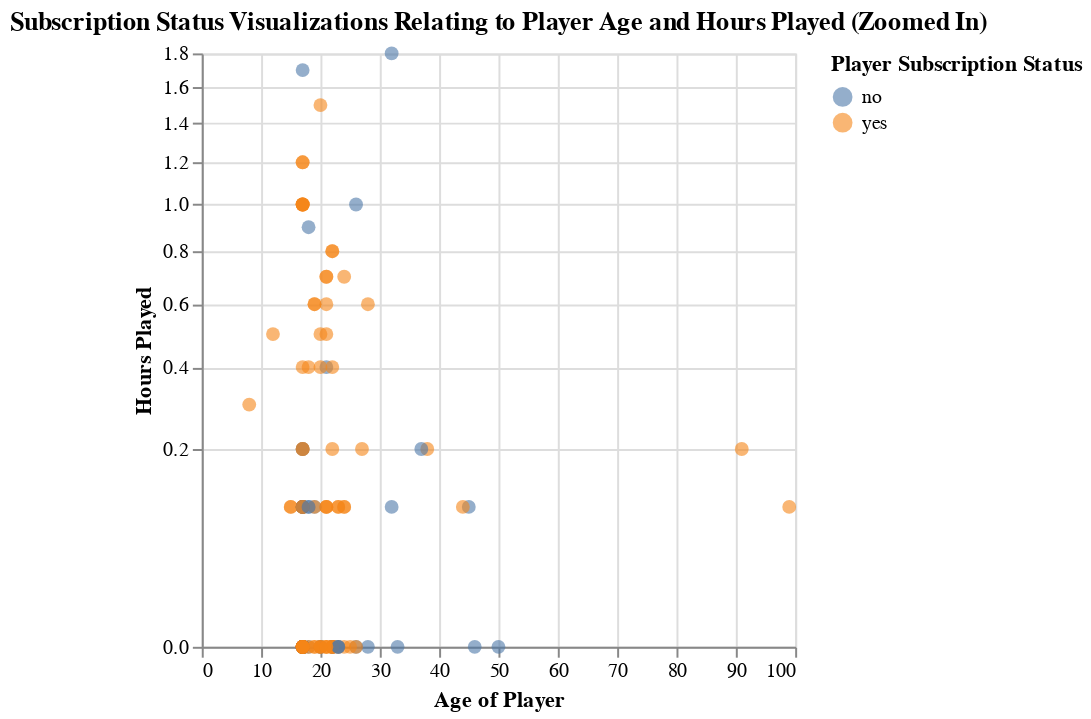
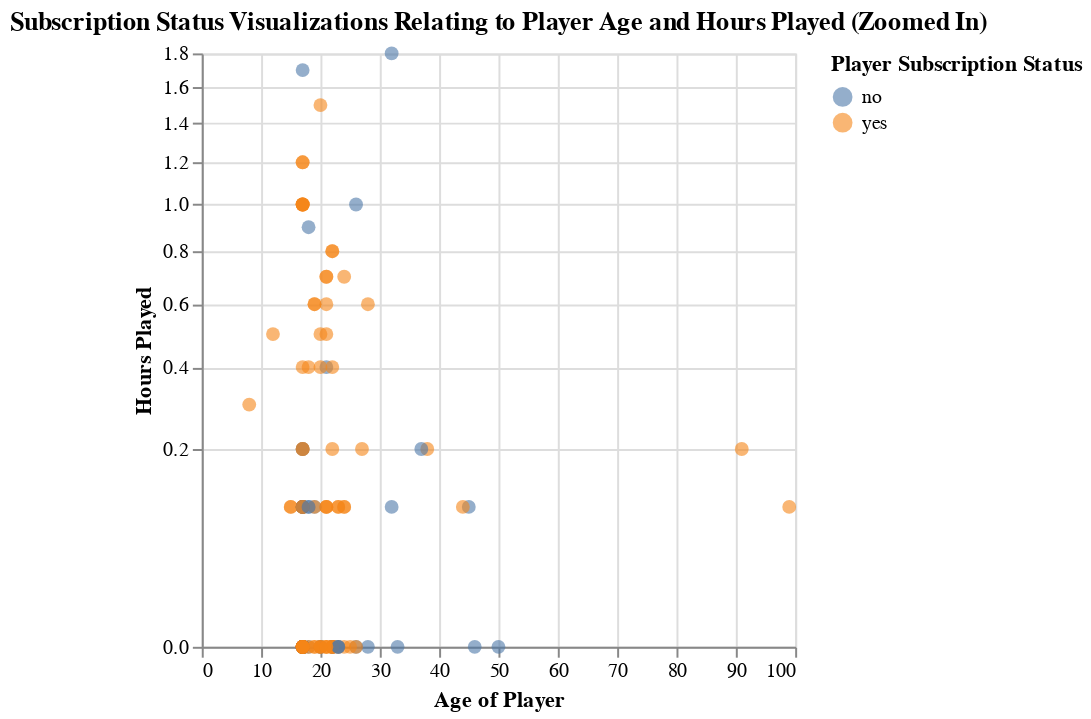

Write notebook code for charts like these, in order.
### Markdown cell above
**Figure 1. Relationship Between Player Age, Hours Played, and Subscription Status**

The scatter plot displays how players' overall ages and total playtime relate to whether they subscribed to the game’s newsletter. Each point represents a player, color-coded by subscription status (“yes” or “no”). The vertical spread shows total playtime ranging from very low play hours to extreme outliers above 200 hours.

#### Insights
- Subscribed players tend to cluster between ages 18–30 and show higher variance in playtime.
- Most non-subscribers report playtime close to zero.
- A few extreme outliers appear (e.g., playtime above 200 hours), but they do not distort the general trend: higher playtime is associated with subscribing.
- Overlap between the two classes suggests that subscription cannot be predicted using simple linear boundaries, supporting the use of a flexible classifier such as KNN.

### Code cell
# create a zoomed in, with domain of 0-2 for hours played, scatter plot of hours played versus age, label the points be subscription class
players_zoomed = players_train[players_train["played_hours"] <=2]
players_visualization_training_zoomed = (
    alt.Chart(players_zoomed).mark_circle(opacity=0.6, size=49)
    .encode(
        x=alt.X("age:Q").title("Age of Player"),
        y=alt.Y("played_hours").title("Hours Played").scale(zero=False, type="sqrt"),
        color=alt.Color("subscribe").title("Player Subscription Status"),
        tooltip=[
            alt.Tooltip("age:Q", title="Age"),
            alt.Tooltip("played_hours:Q", title="Hours Played"),
            alt.Tooltip("subscribe:N", title="Subscribed?")
        ]
    ).properties(title="Subscription Status Visualizations Relating to Player Age and Hours Played (Zoomed In)")
)

players_visualization_training_zoomed

### Figure 1 — Vega-Lite specification as saved in the notebook (floating-point values rounded to 4 significant figures)
{"config": {"view": {"continuousWidth": 300, "continuousHeight": 300}}, "data": {"name": "data-d289cf79acdcfb5fcfe49ff4a646c745"}, "mark": {"type": "circle", "opacity": 0.6, "size": 49}, "encoding": {"color": {"field": "subscribe", "title": "Player Subscription Status", "type": "nominal"}, "tooltip": [{"field": "age", "title": "Age", "type": "quantitative"}, {"field": "played_hours", "title": "Hours Played", "type": "quantitative"}, {"field": "subscribe", "title": "Subscribed?", "type": "nominal"}], "x": {"field": "age", "title": "Age of Player", "type": "quantitative"}, "y": {"field": "played_hours", "scale": {"zero": false, "type": "sqrt"}, "title": "Hours Played", "type": "quantitative"}}, "title": "Subscription Status Visualizations Relating to Player Age and Hours Played (Zoomed In)", "$schema": "https://vega.github.io/schema/vega-lite/v5.20.1.json", "datasets": {"data-d289cf79acdcfb5fcfe49ff4a646c745": [{"subscribe": "yes", "played_hours": 0.3, "age": 8}, {"subscribe": "yes", "played_hours": 0.1, "age": 15}, {"subscribe": "no", "played_hours": 0.0, "age": 26}, {"subscribe": "yes", "played_hours": 0.2, "age": 38}, {"subscribe": "yes", "played_hours": 0.0, "age": 22}, {"subscribe": "yes", "played_hours": 0.0, "age": 22}, {"subscribe": "yes", "played_hours": 0.2, "age": 17}, {"subscribe": "yes", "played_hours": 0.0, "age": 17}, {"subscribe": "yes", "played_hours": 0.2, "age": 27}, {"subscribe": "yes", "played_hours": 0.0, "age": 22}, {"subscribe": "yes", "played_hours": 0.1, "age": 21}, {"subscribe": "yes", "played_hours": 0.7, "age": 21}, {"subscribe": "yes", "played_hours": 0.1, "age": 21}, {"subscribe": "no", "played_hours": 0.0, "age": 22}, {"subscribe": "no", "played_hours": 0.0, "age": 17}, {"subscribe": "yes", "played_hours": 0.5, "age": 21}, {"subscribe": "yes", "played_hours": 0.0, "age": 17}, {"subscribe": "no", "played_hours": 0.1, "age": 45}, {"subscribe": "no", "played_hours": 0.4, "age": 21}, {"subscribe": "no", "played_hours": 0.0, "age": 20}, {"subscribe": "no", "played_hours": 0.1, "age": 17}, {"subscribe": "yes", "played_hours": 0.0, "age": 24}, {"subscribe": "yes", "played_hours": 0.1, "age": 17}, {"subscribe": "yes", "played_hours": 0.0, "age": 17}, {"subscribe": "yes", "played_hours": 0.0, "age": 17}, {"subscribe": "yes", "played_hours": 1.0, "age": 17}, {"subscribe": "yes", "played_hours": 0.0, "age": 17}, {"subscribe": "yes", "played_hours": 0.0, "age": 17}, {"subscribe": "no", "played_hours": 0.0, "age": 23}, {"subscribe": "yes", "played_hours": 0.0, "age": 17}, {"subscribe": "no", "played_hours": 0.0, "age": 20}, {"subscribe": "no", "played_hours": 0.0, "age": 17}, {"subscribe": "yes", "played_hours": 0.6, "age": 19}, {"subscribe": "yes", "played_hours": 0.1, "age": 99}, {"subscribe": "no", "played_hours": 0.0, "age": 17}, {"subscribe": "yes", "played_hours": 1.5, "age": 20}, {"subscribe": "yes", "played_hours": 0.1, "age": 17}, {"subscribe": "yes", "played_hours": 0.1, "age": 17}, {"subscribe": "yes", "played_hours": 0.4, "age": 17}, {"subscribe": "yes", "played_hours": 0.0, "age": 22}, {"subscribe": "no", "played_hours": 0.1, "age": 19}, {"subscribe": "yes", "played_hours": 0.1, "age": 15}, {"subscribe": "no", "played_hours": 0.2, "age": 37}, {"subscribe": "yes", "played_hours": 0.0, "age": 22}, {"subscribe": "no", "played_hours": 0.0, "age": 46}, {"subscribe": "no", "played_hours": 0.1, "age": 17}, {"subscribe": "no", "played_hours": 0.9, "age": 18}, {"subscribe": "yes", "played_hours": 0.0, "age": 17}, {"subscribe": "yes", "played_hours": 0.0, "age": 17}, {"subscribe": "yes", "played_hours": 1.0, "age": 17}, {"subscribe": "yes", "played_hours": 1.2, "age": 17}, {"subscribe": "no", "played_hours": 0.0, "age": 17}, {"subscribe": "yes", "played_hours": 0.0, "age": 17}, {"subscribe": "yes", "played_hours": 1.0, "age": 17}, {"subscribe": "no", "played_hours": 0.0, "age": 18}, {"subscribe": "yes", "played_hours": 0.1, "age": 17}, {"subscribe": "yes", "played_hours": 0.7, "age": 24}, {"subscribe": "yes", "played_hours": 0.0, "age": 17}, {"subscribe": "yes", "played_hours": 0.5, "age": 12}, {"subscribe": "yes", "played_hours": 0.1, "age": 17}, {"subscribe": "no", "played_hours": 0.1, "age": 18}, {"subscribe": "yes", "played_hours": 1.0, "age": 17}, {"subscribe": "yes", "played_hours": 0.1, "age": 21}, {"subscribe": "no", "played_hours": 0.0, "age": 17}, {"subscribe": "yes", "played_hours": 1.2, "age": 17}, {"subscribe": "yes", "played_hours": 0.6, "age": 19}, {"subscribe": "yes", "played_hours": 0.2, "age": 17}, {"subscribe": "yes", "played_hours": 0.4, "age": 22}, {"subscribe": "yes", "played_hours": 0.1, "age": 23}, {"subscribe": "yes", "played_hours": 0.0, "age": 20}, {"subscribe": "no", "played_hours": 0.0, "age": 50}, {"subscribe": "yes", "played_hours": 0.1, "age": 19}, {"subscribe": "yes", "played_hours": 0.0, "age": 18}, {"subscribe": "yes", "played_hours": 0.6, "age": 21}, {"subscribe": "yes", "played_hours": 0.0, "age": 22}, {"subscribe": "yes", "played_hours": 0.8, "age": 22}, {"subscribe": "yes", "played_hours": 0.4, "age": 18}, {"subscribe": "no", "played_hours": 0.2, "age": 17}, {"subscribe": "yes", "played_hours": 0.4, "age": 20}, {"subscribe": "no", "played_hours": 0.0, "age": 33}, {"subscribe": "yes", "played_hours": 0.0, "age": 17}, {"subscribe": "yes", "played_hours": 0.0, "age": 17}, {"subscribe": "yes", "played_hours": 0.0, "age": 20}, {"subscribe": "yes", "played_hours": 0.2, "age": 91}, {"subscribe": "no", "played_hours": 1.0, "age": 26}, {"subscribe": "yes", "played_hours": 0.2, "age": 22}, {"subscribe": "yes", "played_hours": 0.0, "age": 21}, {"subscribe": "yes", "played_hours": 0.0, "age": 17}, {"subscribe": "yes", "played_hours": 0.1, "age": 24}, {"subscribe": "no", "played_hours": 0.1, "age": 17}, {"subscribe": "yes", "played_hours": 0.1, "age": 44}, {"subscribe": "no", "played_hours": 0.1, "age": 32}, {"subscribe": "no", "played_hours": 0.0, "age": 17}, {"subscribe": "no", "played_hours": 0.0, "age": 17}, {"subscribe": "yes", "played_hours": 0.8, "age": 22}, {"subscribe": "no", "played_hours": 0.0, "age": 28}, {"subscribe": "no", "played_hours": 1.8, "age": 32}, {"subscribe": "yes", "played_hours": 0.0, "age": 17}, {"subscribe": "no", "played_hours": 0.0, "age": 17}, {"subscribe": "yes", "played_hours": 0.0, "age": 17}, {"subscribe": "yes", "played_hours": 0.0, "age": 17}, {"subscribe": "yes", "played_hours": 0.5, "age": 20}, {"subscribe": "yes", "played_hours": 1.0, "age": 17}, {"subscribe": "yes", "played_hours": 0.0, "age": 17}, {"subscribe": "yes", "played_hours": 0.0, "age": 25}, {"subscribe": "yes", "played_hours": 0.0, "age": 23}, {"subscribe": "yes", "played_hours": 0.1, "age": 17}, {"subscribe": "yes", "played_hours": 0.0, "age": 17}, {"subscribe": "yes", "played_hours": 0.1, "age": 23}, {"subscribe": "no", "played_hours": 0.0, "age": 23}, {"subscribe": "no", "played_hours": 0.0, "age": 23}, {"subscribe": "yes", "played_hours": 0.0, "age": 17}, {"subscribe": "yes", "played_hours": 0.0, "age": 17}, {"subscribe": "yes", "played_hours": 0.0, "age": 21}, {"subscribe": "yes", "played_hours": 0.0, "age": 19}, {"subscribe": "yes", "played_hours": 0.7, "age": 21}, {"subscribe": "no", "played_hours": 1.7, "age": 17}, {"subscribe": "no", "played_hours": 0.1, "age": 18}, {"subscribe": "yes", "played_hours": 0.1, "age": 24}, {"subscribe": "yes", "played_hours": 0.0, "age": 19}, {"subscribe": "yes", "played_hours": 0.6, "age": 28}, {"subscribe": "yes", "played_hours": 0.0, "age": 20}, {"subscribe": "yes", "played_hours": 0.2, "age": 17}, {"subscribe": "yes", "played_hours": 0.0, "age": 17}, {"subscribe": "yes", "played_hours": 0.0, "age": 17}, {"subscribe": "yes", "played_hours": 0.0, "age": 26}, {"subscribe": "yes", "played_hours": 0.0, "age": 21}]}}

### Figure 2 — Vega-Lite specification as saved in the notebook (floating-point values rounded to 4 significant figures)
{"config": {"view": {"continuousWidth": 300, "continuousHeight": 300}}, "data": {"name": "data-c34505a93fb97535cad0673438317a78"}, "mark": {"type": "circle", "opacity": 0.6, "size": 49}, "encoding": {"color": {"field": "subscribe", "title": "Player Subscription Status", "type": "nominal"}, "tooltip": [{"field": "age", "title": "Age", "type": "quantitative"}, {"field": "played_hours", "title": "Hours Played", "type": "quantitative"}, {"field": "subscribe", "title": "Subscribed?", "type": "nominal"}], "x": {"field": "age", "title": "Age of Player", "type": "quantitative"}, "y": {"field": "played_hours", "scale": {"zero": false, "type": "sqrt"}, "title": "Hours Played", "type": "quantitative"}}, "title": "Subscription Status Visualizations Relating to Player Age and Hours Played (Zoomed In)", "$schema": "https://vega.github.io/schema/vega-lite/v5.16.3.json", "datasets": {"data-c34505a93fb97535cad0673438317a78": [{"subscribe": "yes", "played_hours": 0.3, "age": 8}, {"subscribe": "yes", "played_hours": 0.1, "age": 15}, {"subscribe": "no", "played_hours": 0.0, "age": 26}, {"subscribe": "yes", "played_hours": 0.2, "age": 38}, {"subscribe": "yes", "played_hours": 0.0, "age": 22}, {"subscribe": "yes", "played_hours": 0.0, "age": 22}, {"subscribe": "yes", "played_hours": 0.2, "age": 17}, {"subscribe": "yes", "played_hours": 0.0, "age": 17}, {"subscribe": "yes", "played_hours": 0.2, "age": 27}, {"subscribe": "yes", "played_hours": 0.0, "age": 22}, {"subscribe": "yes", "played_hours": 0.1, "age": 21}, {"subscribe": "yes", "played_hours": 0.7, "age": 21}, {"subscribe": "yes", "played_hours": 0.1, "age": 21}, {"subscribe": "no", "played_hours": 0.0, "age": 22}, {"subscribe": "no", "played_hours": 0.0, "age": 17}, {"subscribe": "yes", "played_hours": 0.5, "age": 21}, {"subscribe": "yes", "played_hours": 0.0, "age": 17}, {"subscribe": "no", "played_hours": 0.1, "age": 45}, {"subscribe": "no", "played_hours": 0.4, "age": 21}, {"subscribe": "no", "played_hours": 0.0, "age": 20}, {"subscribe": "no", "played_hours": 0.1, "age": 17}, {"subscribe": "yes", "played_hours": 0.0, "age": 24}, {"subscribe": "yes", "played_hours": 0.1, "age": 17}, {"subscribe": "yes", "played_hours": 0.0, "age": 17}, {"subscribe": "yes", "played_hours": 0.0, "age": 17}, {"subscribe": "yes", "played_hours": 1.0, "age": 17}, {"subscribe": "yes", "played_hours": 0.0, "age": 17}, {"subscribe": "yes", "played_hours": 0.0, "age": 17}, {"subscribe": "no", "played_hours": 0.0, "age": 23}, {"subscribe": "yes", "played_hours": 0.0, "age": 17}, {"subscribe": "no", "played_hours": 0.0, "age": 20}, {"subscribe": "no", "played_hours": 0.0, "age": 17}, {"subscribe": "yes", "played_hours": 0.6, "age": 19}, {"subscribe": "yes", "played_hours": 0.1, "age": 99}, {"subscribe": "no", "played_hours": 0.0, "age": 17}, {"subscribe": "yes", "played_hours": 1.5, "age": 20}, {"subscribe": "yes", "played_hours": 0.1, "age": 17}, {"subscribe": "yes", "played_hours": 0.1, "age": 17}, {"subscribe": "yes", "played_hours": 0.4, "age": 17}, {"subscribe": "yes", "played_hours": 0.0, "age": 22}, {"subscribe": "no", "played_hours": 0.1, "age": 19}, {"subscribe": "yes", "played_hours": 0.1, "age": 15}, {"subscribe": "no", "played_hours": 0.2, "age": 37}, {"subscribe": "yes", "played_hours": 0.0, "age": 22}, {"subscribe": "no", "played_hours": 0.0, "age": 46}, {"subscribe": "no", "played_hours": 0.1, "age": 17}, {"subscribe": "no", "played_hours": 0.9, "age": 18}, {"subscribe": "yes", "played_hours": 0.0, "age": 17}, {"subscribe": "yes", "played_hours": 0.0, "age": 17}, {"subscribe": "yes", "played_hours": 1.0, "age": 17}, {"subscribe": "yes", "played_hours": 1.2, "age": 17}, {"subscribe": "no", "played_hours": 0.0, "age": 17}, {"subscribe": "yes", "played_hours": 0.0, "age": 17}, {"subscribe": "yes", "played_hours": 1.0, "age": 17}, {"subscribe": "no", "played_hours": 0.0, "age": 18}, {"subscribe": "yes", "played_hours": 0.1, "age": 17}, {"subscribe": "yes", "played_hours": 0.7, "age": 24}, {"subscribe": "yes", "played_hours": 0.0, "age": 17}, {"subscribe": "yes", "played_hours": 0.5, "age": 12}, {"subscribe": "yes", "played_hours": 0.1, "age": 17}, {"subscribe": "no", "played_hours": 0.1, "age": 18}, {"subscribe": "yes", "played_hours": 1.0, "age": 17}, {"subscribe": "yes", "played_hours": 0.1, "age": 21}, {"subscribe": "no", "played_hours": 0.0, "age": 17}, {"subscribe": "yes", "played_hours": 1.2, "age": 17}, {"subscribe": "yes", "played_hours": 0.6, "age": 19}, {"subscribe": "yes", "played_hours": 0.2, "age": 17}, {"subscribe": "yes", "played_hours": 0.4, "age": 22}, {"subscribe": "yes", "played_hours": 0.1, "age": 23}, {"subscribe": "yes", "played_hours": 0.0, "age": 20}, {"subscribe": "no", "played_hours": 0.0, "age": 50}, {"subscribe": "yes", "played_hours": 0.1, "age": 19}, {"subscribe": "yes", "played_hours": 0.0, "age": 18}, {"subscribe": "yes", "played_hours": 0.6, "age": 21}, {"subscribe": "yes", "played_hours": 0.0, "age": 22}, {"subscribe": "yes", "played_hours": 0.8, "age": 22}, {"subscribe": "yes", "played_hours": 0.4, "age": 18}, {"subscribe": "no", "played_hours": 0.2, "age": 17}, {"subscribe": "yes", "played_hours": 0.4, "age": 20}, {"subscribe": "no", "played_hours": 0.0, "age": 33}, {"subscribe": "yes", "played_hours": 0.0, "age": 17}, {"subscribe": "yes", "played_hours": 0.0, "age": 17}, {"subscribe": "yes", "played_hours": 0.0, "age": 20}, {"subscribe": "yes", "played_hours": 0.2, "age": 91}, {"subscribe": "no", "played_hours": 1.0, "age": 26}, {"subscribe": "yes", "played_hours": 0.2, "age": 22}, {"subscribe": "yes", "played_hours": 0.0, "age": 21}, {"subscribe": "yes", "played_hours": 0.0, "age": 17}, {"subscribe": "yes", "played_hours": 0.1, "age": 24}, {"subscribe": "no", "played_hours": 0.1, "age": 17}, {"subscribe": "yes", "played_hours": 0.1, "age": 44}, {"subscribe": "no", "played_hours": 0.1, "age": 32}, {"subscribe": "no", "played_hours": 0.0, "age": 17}, {"subscribe": "no", "played_hours": 0.0, "age": 17}, {"subscribe": "yes", "played_hours": 0.8, "age": 22}, {"subscribe": "no", "played_hours": 0.0, "age": 28}, {"subscribe": "no", "played_hours": 1.8, "age": 32}, {"subscribe": "yes", "played_hours": 0.0, "age": 17}, {"subscribe": "no", "played_hours": 0.0, "age": 17}, {"subscribe": "yes", "played_hours": 0.0, "age": 17}, {"subscribe": "yes", "played_hours": 0.0, "age": 17}, {"subscribe": "yes", "played_hours": 0.5, "age": 20}, {"subscribe": "yes", "played_hours": 1.0, "age": 17}, {"subscribe": "yes", "played_hours": 0.0, "age": 17}, {"subscribe": "yes", "played_hours": 0.0, "age": 25}, {"subscribe": "yes", "played_hours": 0.0, "age": 23}, {"subscribe": "yes", "played_hours": 0.1, "age": 17}, {"subscribe": "yes", "played_hours": 0.0, "age": 17}, {"subscribe": "yes", "played_hours": 0.1, "age": 23}, {"subscribe": "no", "played_hours": 0.0, "age": 23}, {"subscribe": "no", "played_hours": 0.0, "age": 23}, {"subscribe": "yes", "played_hours": 0.0, "age": 17}, {"subscribe": "yes", "played_hours": 0.0, "age": 17}, {"subscribe": "yes", "played_hours": 0.0, "age": 21}, {"subscribe": "yes", "played_hours": 0.0, "age": 19}, {"subscribe": "yes", "played_hours": 0.7, "age": 21}, {"subscribe": "no", "played_hours": 1.7, "age": 17}, {"subscribe": "no", "played_hours": 0.1, "age": 18}, {"subscribe": "yes", "played_hours": 0.1, "age": 24}, {"subscribe": "yes", "played_hours": 0.0, "age": 19}, {"subscribe": "yes", "played_hours": 0.6, "age": 28}, {"subscribe": "yes", "played_hours": 0.0, "age": 20}, {"subscribe": "yes", "played_hours": 0.2, "age": 17}, {"subscribe": "yes", "played_hours": 0.0, "age": 17}, {"subscribe": "yes", "played_hours": 0.0, "age": 17}, {"subscribe": "yes", "played_hours": 0.0, "age": 26}, {"subscribe": "yes", "played_hours": 0.0, "age": 21}]}}
